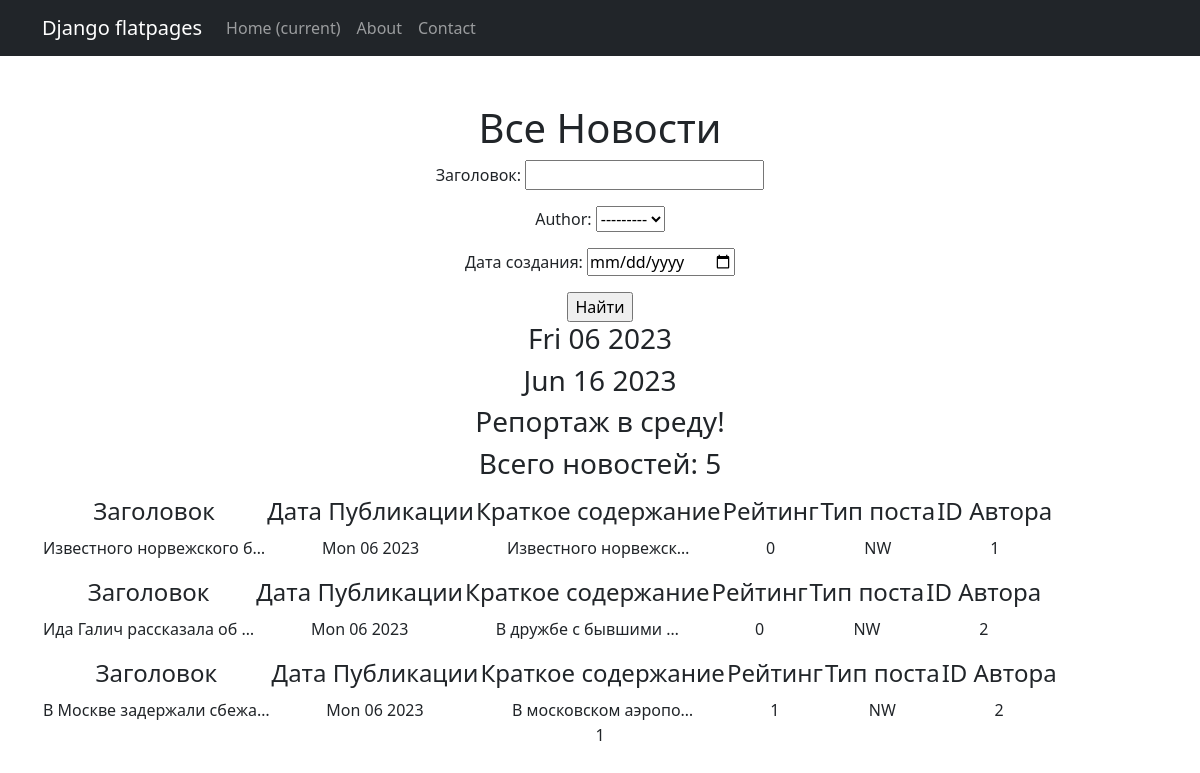
The page /news/ on the database as committed earlier.
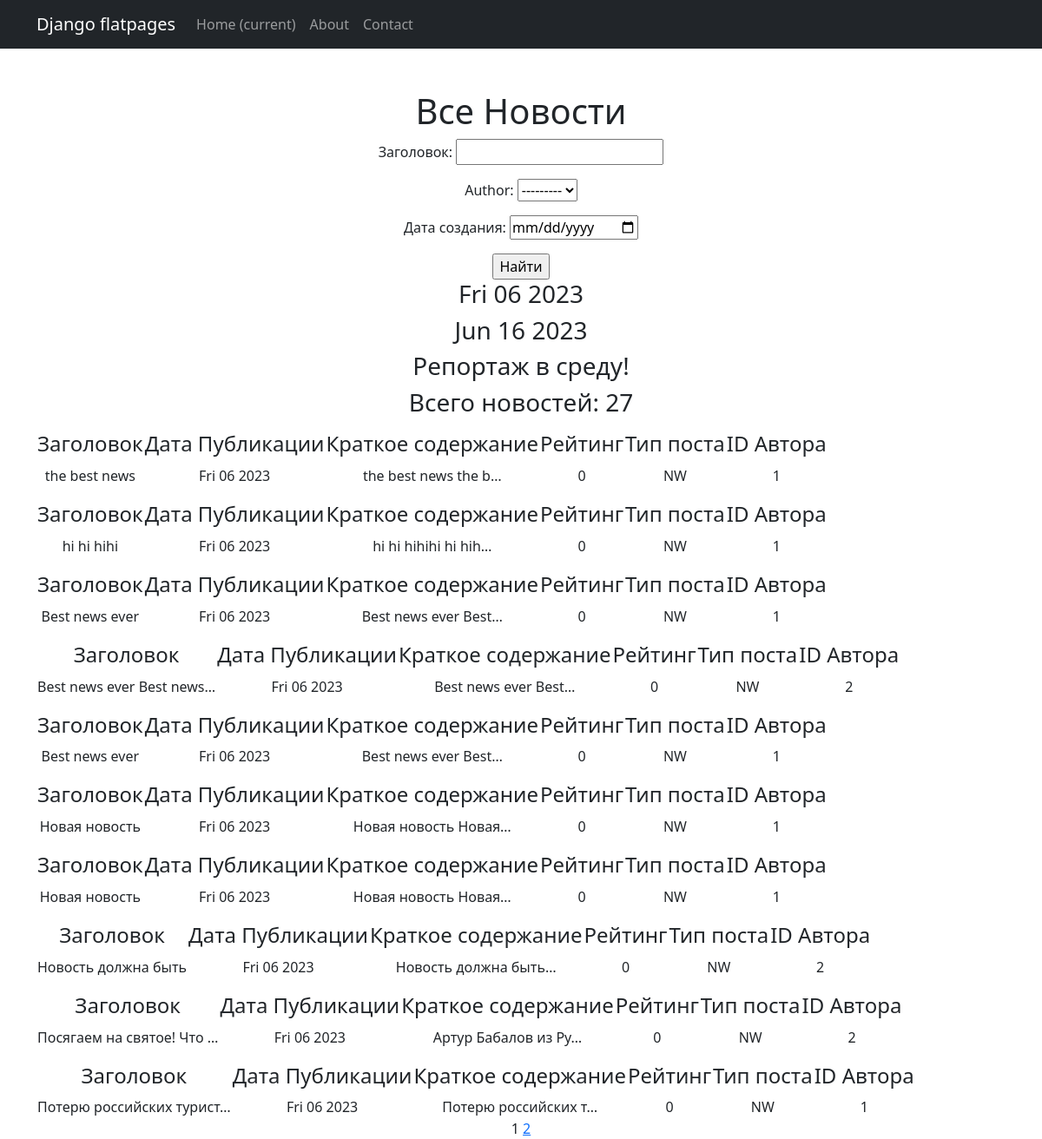
The same page on the database as committed later.
### news/models.py (models this page shows, shortened)
class Post(models.Model):
    objects = None
    NEWS = 'NW'
    ARTICLE = 'AR'
    TYPES = [
        (NEWS, 'News'),
        (ARTICLE, 'Article'),
    ]
    author = models.ForeignKey(Author, on_delete=models.CASCADE)
    post_type = models.CharField(max_length=2, choices=TYPES, default=NEWS)
    creation_date_time = models.DateTimeField(auto_now_add=True)
    category = models.ManyToManyField(Category, through='PostCategory')
    title = models.CharField(max_length=255)
    content = models.TextField()
    rating = models.IntegerField(default=0)

### news/views.py (the view)
# urls.py: path('', NewsListView.as_view(), name='news_list'),
class NewsListView(PostListView):
    def get_queryset(self):
        queryset = super().get_queryset()
        self.filterset = PostFilter(self.request.GET, queryset.filter(post_type=Post.NEWS))
        return self.filterset.qs

### news/models.py (called while the page is built)
    def __str__(self):
        return str(self.user)

### news/templatetags/custom_tags.py (called while the page is built)
@register.simple_tag()
def current_time(format_string='%b %d %Y'):
   return datetime.utcnow().strftime(format_string)

@register.simple_tag(takes_context=True)
def url_replace(context, **kwargs):
   d = context['request'].GET.copy()
   for k, v in kwargs.items():
       d[k] = v
   return d.urlencode()

### news/views.py (called while the page is built)
    def get_queryset(self):
        queryset = super().get_queryset()
        self.filterset = PostFilter(self.request.GET, queryset)
        return self.filterset.qs

    def get_context_data(self, **kwargs):
        context = super().get_context_data(**kwargs)
        context['time_now'] = datetime.utcnow()
        context['next_sale'] = "Репортаж в среду!"
        context['news'] = Post.objects.all()
        context['filterset'] = self.filterset
        return context

### templates/posts.html (shortened to what this page needs)
{% extends 'flatpages/default.html' %}
{% load custom_tags %}
{% load custom_filters %}
{% load censor_filters %}
{% block content %}
<h1>Все Новости</h1>
   <form action="" method="get">
       {{ filterset.form.as_p }}
       <input type="submit" value="Найти" />
   </form>
<h3>{{ time_now|date:'D m Y' }}</h3>
<h3>{% current_time '%b %d %Y' %}</h3>
<h3>{{ next_sale|default_if_none:"Следующий репортаж скоро!" }}</h3>
<h3>Всего новостей: {{ news|length }}</h3>
{% for post in posts%}
<table>
    <tr>
        <p align="left"><td> <h4>Заголовок</h4>  </td></p>
        <td><h4>Дата Публикации</h4> </td>
        <td><h4>Краткое содержание</h4> </td>
        <td><h4>Рейтинг</h4> </td>
        <td><h4>Тип поста</h4> </td>
        <td><h4>ID Автора</h4> </td>
            </tr>
    <tr>
         <td> {{ post.title|truncatechars:25 }}</td>
        <td> {{ post.creation_date_time|date:'D m Y' }} </td>
        <td> {{ post.content|truncatechars:20 }} </td>
        <td> {{ post.rating }} </td>
        <td> {{ post.post_type }} </td>
        <td> {{ post.author_id }} </td>
    </tr>
</table>
{% endfor %}
   {{ page_obj.number }}
   {% if page_obj.has_next %}
       <a href="?{% url_replace page=page_obj.next_page_number %}">{{ page_obj.next_page_number }}</a>
   {% endif %}
{% endblock content %}

### templates/flatpages/default.html (shortened to what this page needs)
<!DOCTYPE html>
<html lang="en">
    <head>
        {% load static%}
        <link href="{% static 'css/styles.css' %}" rel="stylesheet" />
    </head>
    <body>
        <nav class="navbar navbar-expand-lg navbar-dark bg-dark static-top">
   <div class="container">
       <a class="navbar-brand" href="#">Django flatpages</a>
       <div class="collapse navbar-collapse" id="navbarResponsive">
           <ul class="navbar-nav ml-auto">
               <li class="nav-item active">
                   <a class="nav-link" href="#">Home
                       <span class="sr-only">(current)</span>
                   </a>
               </li>
               <li class="nav-item">
                   <a class="nav-link" href="/about/">About</a>
               </li>
               <li class="nav-item">
                   <a class="nav-link" href="/contacts/">Contact</a>
               </li>
           </ul>
       </div>
   </div>
</nav>
        <div class="container">
            <div class="text-center mt-5">
                {% block content %}{% endblock content%}
            </div>
        </div>
    </body>
</html>

Rows that differ between the two databases and show on the page:
no longer on this page (row unchanged): Post: title "Известного норвежского б…", creation_date_time "Mon 06 2023", content "Известного норвежск…", rating "0", post_type "NW", author_id "1"
no longer on this page (row unchanged): Post: title "Ида Галич рассказала об …", creation_date_time "Mon 06 2023", content "В дружбе с бывшими …", rating "0", post_type "NW", author_id "2"
no longer on this page (row unchanged): Post: title "В Москве задержали сбежа…", creation_date_time "Mon 06 2023", content "В московском аэропо…", rating "1", post_type "NW", author_id "2"
added Post: title "the best news", creation_date_time "Fri 06 2023", content "the best news the b…", rating "0", post_type "NW", author_id "1"
added Post: title "hi hi hihi", creation_date_time "Fri 06 2023", content "hi hi hihihi hi hih…", rating "0", post_type "NW", author_id "1"
added Post: title "Best news ever", creation_date_time "Fri 06 2023", content "Best news ever Best…", rating "0", post_type "NW", author_id "1"
added Post: title "Best news ever Best news…", creation_date_time "Fri 06 2023", content "Best news ever Best…", rating "0", post_type "NW", author_id "2"
added Post: title "Best news ever", creation_date_time "Fri 06 2023", content "Best news ever Best…", rating "0", post_type "NW", author_id "1"
added Post: title "Новая новость", creation_date_time "Fri 06 2023", content "Новая новость Новая…", rating "0", post_type "NW", author_id "1"
added Post: title "Новая новость", creation_date_time "Fri 06 2023", content "Новая новость Новая…", rating "0", post_type "NW", author_id "1"
added Post: title "Новость должна быть", creation_date_time "Fri 06 2023", content "Новость должна быть…", rating "0", post_type "NW", author_id "2"
added Post: title "Посягаем на святое! Что …", creation_date_time "Fri 06 2023", content "Артур Бабалов из Ру…", rating "0", post_type "NW", author_id "2"
added Post: title "Потерю российских турист…", creation_date_time "Fri 06 2023", content "Потерю российских т…", rating "0", post_type "NW", author_id "1"
Other text that changed with them:
{{ news|length }}: "5" → "27"
{{ page_obj.next_page_number }}: (not shown) → "2"
